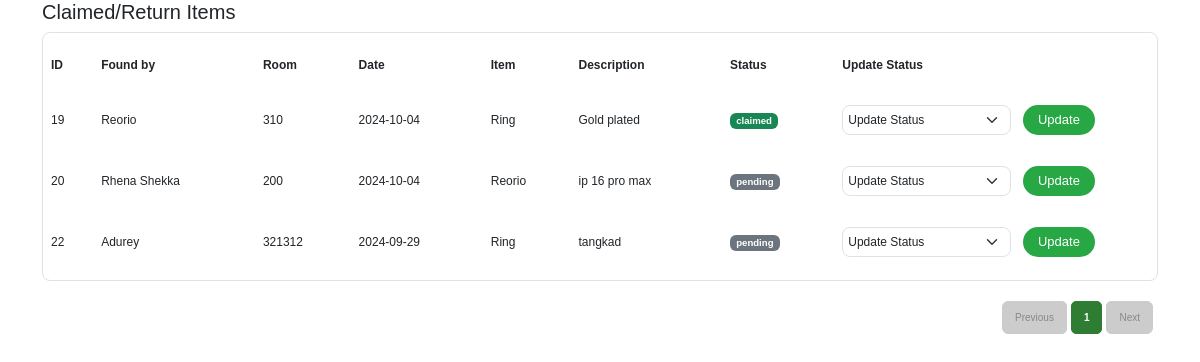
The page /claim_return.php (signed in) on the database as committed earlier.
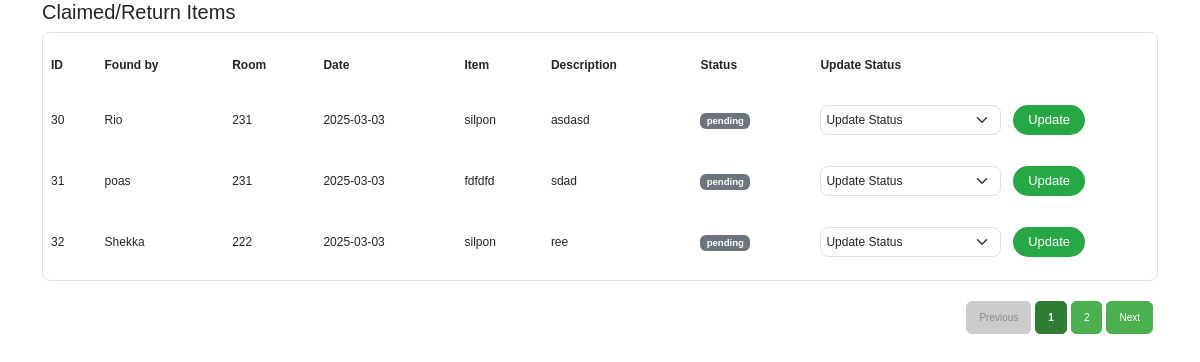
The same page on the database as committed later.
### tables this page shows
CREATE TABLE `lost_and_found` (
  `id` int(11) NOT NULL,
  `found_by` varchar(20) NOT NULL,
  `type` varchar(20) NOT NULL,
  `room` varchar(20) NOT NULL,
  `date` date NOT NULL,
  `item` varchar(20) NOT NULL,
  `description` varchar(200) NOT NULL,
  `status` varchar(20) NOT NULL,
  `picture` varchar(500) NOT NULL,
  `action` varchar(20) NOT NULL
);

### claim_return.php (the view, shortened to what this page needs)
<?php
require_once('database.php');
$limit = 3;
$page = isset($_GET['page']) ? (int)$_GET['page'] : 1;
$offset = ($page - 1) * $limit;
$sql = "SELECT * FROM lost_and_found LIMIT $limit OFFSET $offset";
$result = $conn->query($sql);
$totalResult = $conn->query("SELECT COUNT(*) as total FROM lost_and_found");
$totalRows = $totalResult->fetch_assoc()['total'];
$totalPages = ceil($totalRows / $limit);
?>
<!DOCTYPE html>
<html lang="en">
<head>
    <link rel="stylesheet" href="https://cdn.jsdelivr.net/npm/bootstrap@5.3.3/dist/css/bootstrap.min.css">
    <link rel="stylesheet" href="https://cdn.jsdelivr.net/npm/bootstrap@5.3.0-alpha2/dist/css/bootstrap.min.css">
    <link rel="stylesheet" href="https://cdnjs.cloudflare.com/ajax/libs/font-awesome/6.6.0/css/all.min.css" />
     <link href='https://unpkg.com/boxicons@2.0.9/css/boxicons.min.css' rel='stylesheet'>
    <link rel="stylesheet" href="https://cdn.jsdelivr.net/npm/bootstrap-icons@1.3.0/font/bootstrap-icons.css">
    <link rel="stylesheet" href="lost.css">
    <link rel="stylesheet" href="css/lost.css">
</head>
<body>
    <div class="container mt-0">
        <h5>Claimed/Return Items</h5>
        <table class="table table-hover border table-bordered">
           <thead class="striky-top">
                 <tr>
                    <th>ID</th>
                    <th>Found by</th>
                    <th>Room</th>
                    <th>Date</th>
                    <th>Item</th>
                    <th>Description</th>
                    <th>Status</th>
                    <th>Update Status</th>
                </tr>
            </thead>
            <tbody>
            <?php if ($result->num_rows > 0): ?>
                <?php while ($row = $result->fetch_assoc()): ?>
                    <tr>
                        <td><?= htmlspecialchars($row['id']); ?></td>
                        <td><?= htmlspecialchars($row['found_by']); ?></td>
                        <td><?= htmlspecialchars($row['room']); ?></td>
                        <td><?= htmlspecialchars($row['date']); ?></td>
                        <td><?= htmlspecialchars($row['item']); ?></td>
                        <td><?= htmlspecialchars($row['description']); ?></td>
                        <td>
                            <span class='badge status-badge bg-<?= ($row['status'] == 'pending') ? 'secondary' : 'success'; ?>'>
                                <?= htmlspecialchars($row['status']); ?>
                            </span>
                        </td>
                        <td>
                            <form method="POST" class="d-flex align-items-center">
                                <select name="status" class="form-select status-select" required>
                                    <option value="">Update Status</option>
                                </select>
                                <button type="submit" name="update_status" class="btn btn-update">Update</button>
                            </form>
                        </td>
                    </tr>
                <?php endwhile; ?>
                <?php else: ?>
                <tr><td colspan='8'>No records found.</td></tr>
                <?php endif; ?>
            </tbody>
        </table>
        <nav class="pagination-container">
            <ul class="pagination custom-pagination">
                <li class="page-item <?= ($page <= 1) ? 'disabled' : ''; ?>">
                    <a class="page-link" href="?tab=claimed&page=<?= $page - 1; ?>">Previous</a>
                </li>
                <?php for ($i = 1; $i <= $totalPages; $i++): ?>
                    <li class="page-item <?= ($i === $page) ? 'active' : ''; ?>">
                        <a class="page-link" href="?tab=claimed&page=<?= $i; ?>"><?= $i; ?></a>
                    </li>
                <?php endfor; ?>
                <li class="page-item <?= ($page >= $totalPages) ? 'disabled' : ''; ?>">
                    <a class="page-link" href="?tab=claimed&page=<?= $page + 1; ?>">Next</a>
                </li>
            </ul>
        </nav>
    </div>
</body>
</html>

Rows that differ between the two databases and show on the page:
removed lost_and_found: id "19", found_by "Reorio", room "310", date "2024-10-04", item "Ring", description "Gold plated", status "claimed"
removed lost_and_found: id "20", found_by "Rhena Shekka", room "200", date "2024-10-04", item "Reorio", description "ip 16 pro max", status "pending"
removed lost_and_found: id "22", found_by "Adurey", room "321312", date "2024-09-29", item "Ring", description "tangkad", status "pending"
added lost_and_found: id "30", found_by "Rio", room "231", date "2025-03-03", item "silpon", description "asdasd", status "pending"
added lost_and_found: id "31", found_by "poas", room "231", date "2025-03-03", item "fdfdfd", description "sdad", status "pending"
added lost_and_found: id "32", found_by "Shekka", room "222", date "2025-03-03", item "silpon", description "ree", status "pending"
Other text that changed with them:
new list line: "2"
